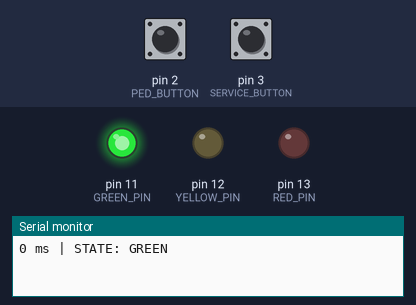
Simulated run of this sketch. Board: Arduino Uno, built with avr-gcc and run on an emulated ATmega328P. Shown: output pins drawn as LEDs (lit = HIGH), the last lines printed to the serial monitor. Dashed ring = blinking. The test bench sets the inputs (shaded band); at power-on: pin 3 (SERVICE_BUTTON) HIGH, pin 2 (PED_BUTTON) HIGH.

Above: at 1.2 s.
1.3 s: pin 3 (SERVICE_BUTTON) pulled LOW for 0.15 s
At 1.55 s:
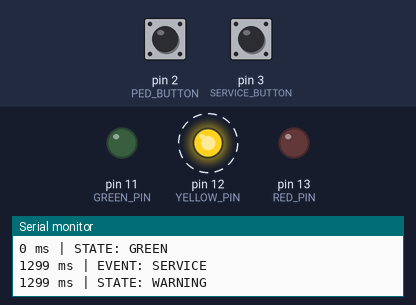
4.3 s: pin 3 (SERVICE_BUTTON) pulled LOW for 1 s
At 5.4 s:
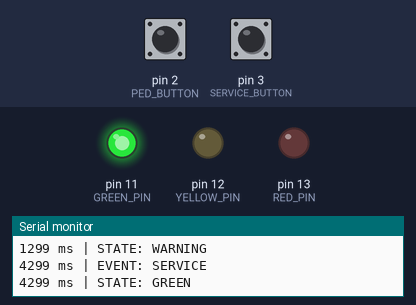
8.4 s: pin 3 (SERVICE_BUTTON) pulled LOW for 3.2 s
At 9.14 s:
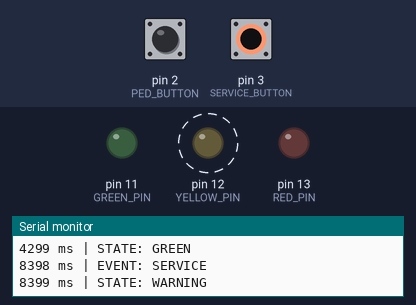
Timing chart, 0 to 14.1 s (numbered marks = the images above; inputs shaded):
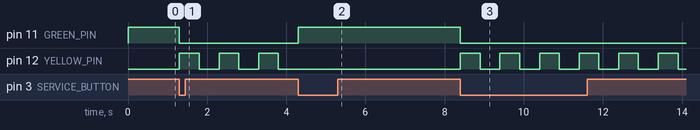

The sketch:

sketch_sep28a.ino
```cpp
const byte RED_PIN = 13;
const byte YELLOW_PIN = 12;
const byte GREEN_PIN = 11;
const byte PED_BUTTON = 2;
const byte SERVICE_BUTTON = 3;

const unsigned long GREEN_TIME = 10000;
const unsigned long YELLOW_TIME = 3000;
const unsigned long RED_TIME = 10000;
const unsigned long PED_EXTRA = 5000;
const unsigned long BLINK_TIME = 500;

enum State {
  S_GREEN,
  S_YELLOW,
  S_RED,
  S_WARNING,
  NUM_STATES
};

enum Event {
  E_TIMER,
  E_PED,
  E_SERVICE,
  NUM_EVENTS
};

State currentState = S_GREEN;

unsigned long stateStart;
unsigned long stateDuration;

bool pedRequest = false;

unsigned long blinkStart;
bool yellowState = false;

bool lastPed = HIGH;
bool lastService = HIGH;

typedef void (*Handler)();

Handler table[NUM_STATES][NUM_EVENTS];

const char* stateName(State state) {
  switch (state) {
    case S_GREEN: return "GREEN";
    case S_YELLOW: return "YELLOW";
    case S_RED: return "RED";
    case S_WARNING: return "WARNING";
    default: return "UNKNOWN";
  }
}

const char* eventName(Event event) {
  switch (event) {
    case E_TIMER: return "TIMER";
    case E_PED: return "PEDESTRIAN";
    case E_SERVICE: return "SERVICE";
    default: return "UNKNOWN";
  }
}

void setState(State newState, unsigned long duration) {
  currentState = newState;
  stateStart = millis();
  stateDuration = duration;

  digitalWrite(RED_PIN, LOW);
  digitalWrite(YELLOW_PIN, LOW);
  digitalWrite(GREEN_PIN, LOW);

  if (newState == S_GREEN)
    digitalWrite(GREEN_PIN, HIGH);

  else if (newState == S_YELLOW)
    digitalWrite(YELLOW_PIN, HIGH);

  else if (newState == S_RED)
    digitalWrite(RED_PIN, HIGH);

  else if (newState == S_WARNING) {
    yellowState = true;
    digitalWrite(YELLOW_PIN, HIGH);
    blinkStart = millis();
  }

  Serial.print(millis());
  Serial.print(" ms | STATE: ");
  Serial.println(stateName(newState));
}

void greenTimer() {
  setState(S_YELLOW, YELLOW_TIME);
}

void greenPed() {
  pedRequest = true;
}

void yellowTimer() {
  if (pedRequest) {
    pedRequest = false;
    setState(S_RED, RED_TIME + PED_EXTRA);
  }
  else {
    setState(S_RED, RED_TIME);
  }
}

void redTimer() {
  setState(S_GREEN, GREEN_TIME);
}

void serviceOn() {
  pedRequest = false;
  setState(S_WARNING, 0);
}

void serviceOff() {
  setState(S_GREEN, GREEN_TIME);
}

void setupTable() {
  for (int s = 0; s < NUM_STATES; s++)
    for (int e = 0; e < NUM_EVENTS; e++)
      table[s][e] = NULL;

  table[S_GREEN][E_TIMER] = greenTimer;
  table[S_GREEN][E_PED] = greenPed;
  table[S_GREEN][E_SERVICE] = serviceOn;

  table[S_YELLOW][E_TIMER] = yellowTimer;
  table[S_YELLOW][E_SERVICE] = serviceOn;

  table[S_RED][E_TIMER] = redTimer;
  table[S_RED][E_SERVICE] = serviceOn;

  table[S_WARNING][E_SERVICE] = serviceOff;
}

void processEvent(Event event) {
  Handler handler = table[currentState][event];

  if (handler != NULL) {
    Serial.print(millis());
    Serial.print(" ms | EVENT: ");
    Serial.println(eventName(event));

    handler();
  }
}

void setup() {
  pinMode(RED_PIN, OUTPUT);
  pinMode(YELLOW_PIN, OUTPUT);
  pinMode(GREEN_PIN, OUTPUT);

  pinMode(PED_BUTTON, INPUT_PULLUP);
  pinMode(SERVICE_BUTTON, INPUT_PULLUP);

  Serial.begin(9600);

  setupTable();
  setState(S_GREEN, GREEN_TIME);
}

void loop() {
  bool ped = digitalRead(PED_BUTTON);

  if (lastPed == HIGH && ped == LOW)
    processEvent(E_PED);

  lastPed = ped;

  bool service = digitalRead(SERVICE_BUTTON);

  if (lastService == HIGH && service == LOW)
    processEvent(E_SERVICE);

  lastService = service;

  if (currentState == S_WARNING) {
    if (millis() - blinkStart >= BLINK_TIME) {
      blinkStart = millis();
      yellowState = !yellowState;
      digitalWrite(YELLOW_PIN, yellowState);
    }
  }

  else if (millis() - stateStart >= stateDuration) {
    processEvent(E_TIMER);
  }
}
```

Measured:
- after the input at 1.3 s, pin 11 (GREEN_PIN): HIGH → LOW at once; pin 12 (YELLOW_PIN): alternates HIGH for 0.50 s and LOW for 0.50 s, starting at once
- after the input at 4.3 s, pin 11 (GREEN_PIN): LOW → HIGH at once; pin 12 (YELLOW_PIN): stops changing and stays LOW
- after the input at 8.4 s, pin 11 (GREEN_PIN): HIGH → LOW at once; pin 12 (YELLOW_PIN): alternates HIGH for 0.50 s and LOW for 0.50 s, starting at once
